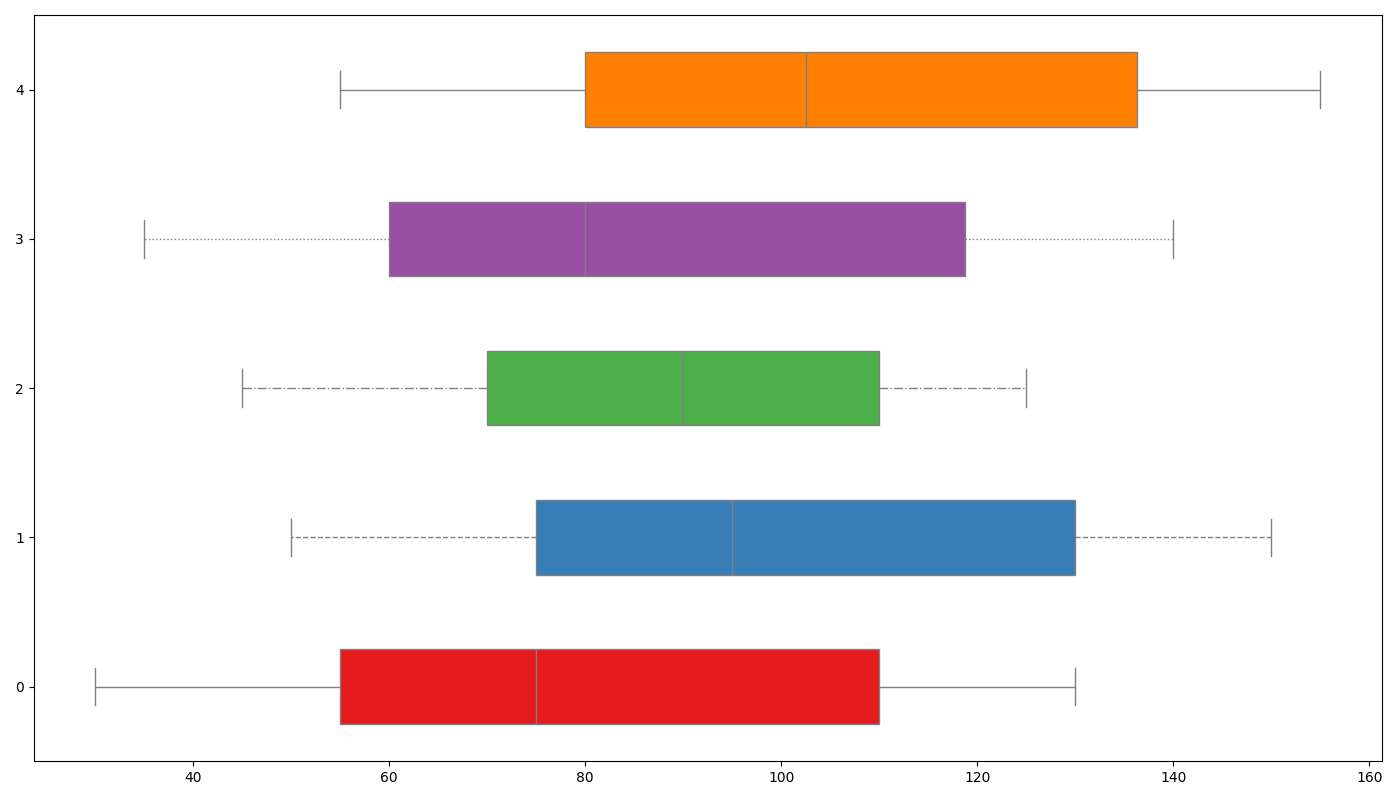

Python code for this plot:
import matplotlib.pyplot as plt

tree_species = ['Oak', 'Pine', 'Maple', 'Birch', 'Redwood']

climate_tropical = [120, 140, 115, 130, 145]
climate_temperate = [80, 100, 95, 85, 110]
climate_boreal = [50, 70, 65, 55, 75]
climate_arid = [30, 50, 45, 35, 55]
climate_mediterranean = [70, 90, 85, 75, 95]
climate_rainforest = [130, 150, 125, 140, 155]

data = [
    climate_tropical,
    climate_temperate,
    climate_boreal,
    climate_arid,
    climate_mediterranean,
    climate_rainforest
]

fig, ax = plt.subplots(figsize=(14, 8))

colors = ['#E41A1C', '#377EB8', '#4DAF4A', '#984EA3', '#FF7F00', '#A65628']
linestyles = ['-', '--', '-.', ':', '-', '-']

for i, species in enumerate(tree_species):
    species_data = [climate[i] for climate in data]
    ax.boxplot(species_data, positions=[i], widths=0.5, vert=False, patch_artist=True,
               boxprops=dict(facecolor=colors[i], color='gray'),
               whiskerprops=dict(color='gray', linestyle=linestyles[i]),
               capprops=dict(color='gray'),
               flierprops=dict(marker='^', color='green', alpha=0.6),
               medianprops=dict(color='gray'),
               notch=False)

plt.tight_layout()
plt.show()
